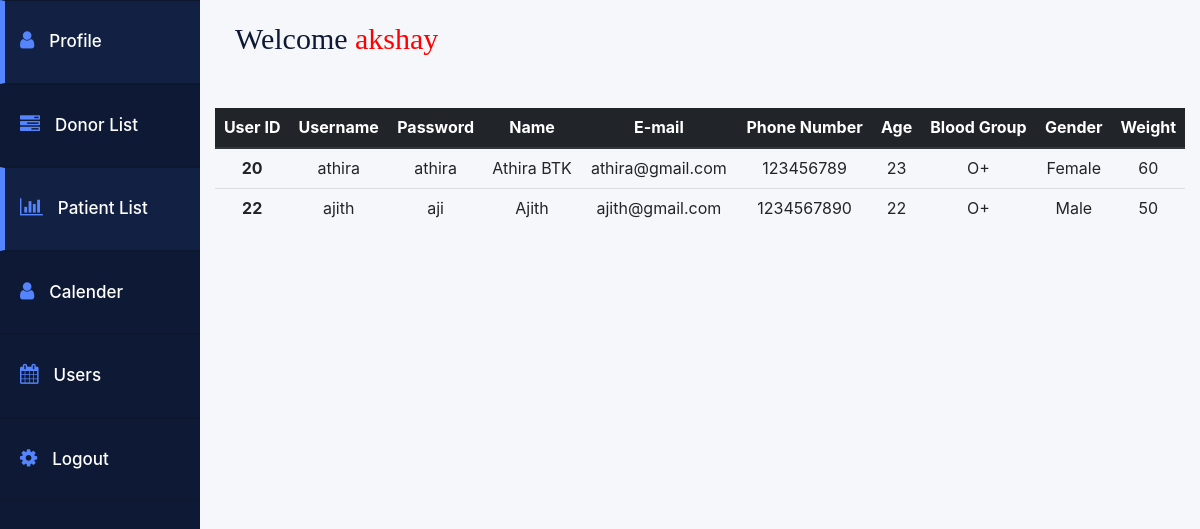
The page /patient_details.php (signed in) on the database its author committed.
### tables this page shows
CREATE TABLE `patient_registration` (
  `user_id` int(11) NOT NULL,
  `username` varchar(200) NOT NULL,
  `password` varchar(200) NOT NULL,
  `name` varchar(200) NOT NULL,
  `email` varchar(200) NOT NULL,
  `phone` varchar(200) NOT NULL,
  `age` varchar(200) NOT NULL,
  `blood_group` varchar(200) NOT NULL,
  `gender` varchar(200) NOT NULL,
  `weight` varchar(200) NOT NULL
);

### patient_details.php (the view, shortened to what this page needs)
<html>
    <link href="//maxcdn.bootstrapcdn.com/bootstrap/3.3.0/css/bootstrap.min.css" rel="stylesheet" id="bootstrap-css">
<link rel="stylesheet" href="https://cdn.jsdelivr.net/npm/bootstrap@4.0.0/dist/css/bootstrap.min.css">
<link href="https://maxcdn.bootstrapcdn.com/font-awesome/4.6.3/css/font-awesome.min.css" rel="stylesheet">
<body class="home">
    <div class="container-fluid display-table">
        <div class="row display-table-row">
            <div class="col-md-2 col-sm-1 hidden-xs display-table-cell v-align box" id="navigation">
                <div class="navi">
                    <ul>
                        <li><a href="admin_dashboard.php"><i class="fa fa-user" aria-hidden="true"></i><span class="hidden-xs hidden-sm">Profile</span></a></li>
                        <li><a href="donor_details.php"><i class="fa fa-tasks" aria-hidden="true"></i><span class="hidden-xs hidden-sm">Donor List</span></a></li>
                        <li class="active"><a href="patient_details.php"><i class="fa fa-bar-chart" aria-hidden="true"></i><span class="hidden-xs hidden-sm">Patient List</span></a></li>
                        <li><a href="#"><i class="fa fa-user" aria-hidden="true"></i><span class="hidden-xs hidden-sm">Calender</span></a></li>
                        <li><a href="#"><i class="fa fa-calendar" aria-hidden="true"></i><span class="hidden-xs hidden-sm">Users</span></a></li>
                        <li><a href="logout.php"><i class="fa fa-cog" aria-hidden="true"></i><span class="hidden-xs hidden-sm">Logout</span></a></li>
                    </ul>
                </div>
            </div>
            <div class="col-md-10 col-sm-11 display-table-cell v-align">
                <div class="user-dashboard">
                    <h1 style="font-family:resolve-bold;">Welcome <span style="color:red;"><?php echo $_SESSION['username'];?></span></h1>
                </div>
                    <?php
                        include('connection.php');
                        $query="select * from patient_registration";
                        $res=mysqli_query($con,$query);
                    ?>
                    <br><br>
                    <center>
                    <table class="table table-hover">
                            <thead align="center" class="thead-dark">
                            <tr>
                                <th scope="col">User ID</th>
                                <th scope="col">Username</th>
                                <th scope="col">Password</th>
                                <th scope="col">Name</th>
                                <th scope="col">E-mail</th>
                                <th scope="col">Phone Number</th>
                                <th scope="col">Age</th>
                                <th scope="col">Blood Group</th>
                                <th scope="col">Gender</th>
                                <th scope="col">Weight</th>
                            </tr>
                            </thead>
                            <?php
                                while($row=mysqli_fetch_array($res))
                                {
                                    $id=$row['user_id'];
                                    $username=$row['username'];
                                    $password=$row['password'];
                                    $name=$row['name'];
                                    $email=$row['email'];
                                    $phone=$row['phone'];
                                    $age=$row['age'];
                                    $blood=$row['blood_group'];
                                    $gender=$row['gender'];
                                    $weight=$row['weight'];
                            ?>
                            <tr align="center">
                                <th scope="row"><?php echo $id;?>
                                <td><?php echo $username;?></td>
                                <td><?php echo $password;?></td>
                                <td><?php echo $name;?></td>
                                <td><?php echo $email;?></td>
                                <td><?php echo $phone;?></td>
                                <td><?php echo $age;?></td>
                                <td><?php echo $blood;?></td>
                                <td><?php echo $gender;?></td>
                                <td><?php echo $weight;?></td>
                            </tr>
                    </center>
                    <?php
                    }
                    ?>
            </div>
        </div>
    </div>
</body>
</html>

### patient_details.php (style rules this page uses)
a:focus,a:hover,a { outline:none; text-decoration: none; }
li,ul { list-style: none; padding: 0; margin: 0; }
.home { background: #f6f7fa; }
#navigation { background: #0e1a35; }
#navigation { padding: 0; }
.display-table { display: table; padding: 0; height: 100%; width: 100%; }
.display-table-row { display: table-row; height: 100%; }
.display-table-cell { display: table-cell; float: none; height: 100%; }
.v-align { vertical-align: top; }
.navi i { font-size: 20px; }
#navigation { -webkit-transition: all 0.5s ease; -moz-transition: all 0.5s ease; -o-transition: all 0.5s ease; transition: all 0.5s ease; }
.navi a { border-bottom: 1px solid #0d172e; border-top: 1px solid #0d172e; color: #ffffff; display: block; font-size: 17px; font-weight: 500; padding: 28px 20px; text-decoration: none; }
.navi i { margin-right: 15px; color: #5584ff; }
.navi .active a { background: #122143; border-left: 5px solid #5584ff; padding-left: 15px; }
.hidden-xs { -webkit-transition: all 0.5s ease; -moz-transition: all 0.5s ease; -o-transition: all 0.5s ease; transition: all 0.5s ease; }
.user-dashboard { padding: 0 20px; }
.user-dashboard h1 { color: #0e1a35; font-size: 30px; font-weight: 500; margin: 0; padding: 21px 0; }

### rows shown on the page
patient_registration: user_id "20", username "athira", password "athira", name "Athira BTK", email "athira@gmail.com", phone "123456789", age "23", blood_group "O+", gender "Female", weight "60"
patient_registration: user_id "22", username "ajith", password "aji", name "Ajith", email "ajith@gmail.com", phone "1234567890", age "22", blood_group "O+", gender "Male", weight "50"

### other values the page prints
$_SESSION['username'] "akshay"
